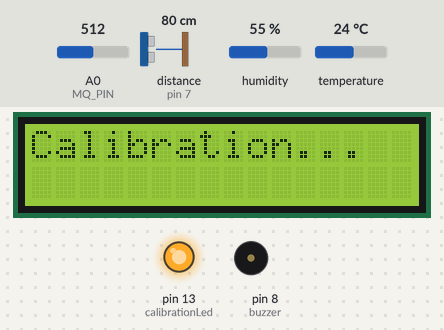
Recording of a sketch running on a simulated Arduino Uno, built with avr-gcc and run on an emulated ATmega328P. On the bench: 16×2 character LCD, output pins drawn as LEDs (lit = HIGH), buzzer (waves = sounding, pin HIGH). The inputs (shaded band) are chosen by the test bench; at power-on: A0 (MQ_PIN) = 512, distance to the obstacle (sensor on pin 7) 80 cm, humidity 55 %, temperature 24 °C. The echo pulse lasts 58.3 µs per cm; WiFi joins after 1.5 s; servers stay silent unless stated; pins used as bus, display or sensor lines are not drawn; what the sketch prints to the serial monitor is not drawn.

Above: at 1.9 s.
At 26.9 s:
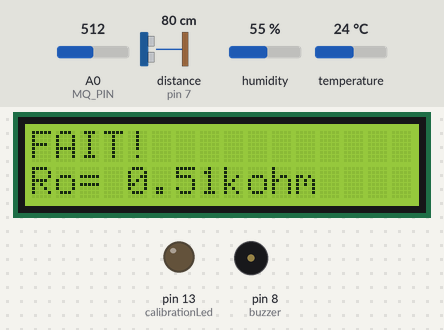
At 33.8 s:
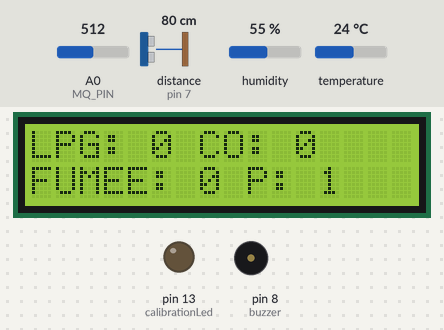
At 128.8 s:
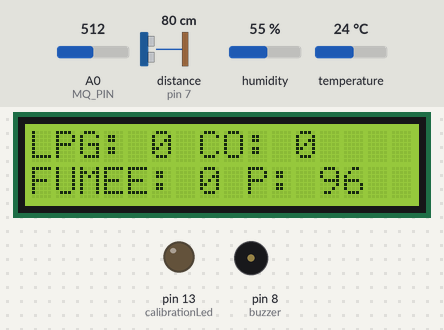
Timing chart, 0 to 130.0 s (numbered marks = the images above):
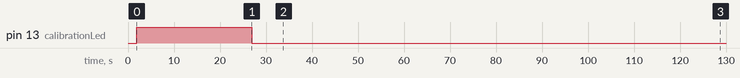

Measured:
- what the display in image 0 shows lasts 25.0 s, from 1.9 s to 26.9 s
- what the display in image 1 shows lasts 6.8 s, from 26.9 s to 33.7 s
- what the display in image 2 shows lasts 0.9 s, from 33.8 s to 34.7 s

The sketch:

detecteur.ino
```cpp
#include <LiquidCrystal.h>
#include <SoftwareSerial.h>
#include <BlynkSimpleStream.h>
LiquidCrystal lcd(12, 11, 5, 4, 3 ,2 );
SoftwareSerial DebugSerial(2, 3); // RX, TX
#define BLYNK_PRINT DebugSerial
#define trigPin1 6
#define echoPin1 7
#include <dht11.h>
#define DHT11PIN 9

const int calibrationLed = 13;
const int MQ_PIN=A0;
int buzzer = 8 ;
int RL_VALUE=5;
float RO_CLEAN_AIR_FACTOR=9.83;
int CALIBARAION_SAMPLE_TIMES=50;
int CALIBRATION_SAMPLE_INTERVAL=500;
int READ_SAMPLE_INTERVAL=50;
int READ_SAMPLE_TIMES=5;
#define         GAS_LPG             0
#define         GAS_CO              1
#define         GAS_SMOKE           2
float           LPGCurve[3]  =  {2.3,0.21,-0.47};
float           COCurve[3]  =  {2.3,0.72,-0.34};
float           SmokeCurve[3] ={2.3,0.53,-0.44};
float           Ro           =  10;
dht11 DHT11;

int visitor = 0; // de base il y a personne dans notre magasin et visitor ne peut prendre une valeur negative


char auth[] = "7846605ad72f4f55a69ccb16093086ce";


//***********************************************************************


BlynkTimer timer;

        void myTimerEvent()
        {
              long iPPM_LPG = 0;
              long iPPM_CO = 0;
              long iPPM_Smoke = 0;

              Serial.println();
              Serial.println();
              Serial.println();
              Serial.println();
              Serial.println("****************myTimerEvent****************");
              Serial.println();
              iPPM_LPG = MQGetGasPercentage(MQRead(MQ_PIN)/Ro,GAS_LPG);
              iPPM_CO = MQGetGasPercentage(MQRead(MQ_PIN)/Ro,GAS_CO);
              iPPM_Smoke = MQGetGasPercentage(MQRead(MQ_PIN)/Ro,GAS_SMOKE);


               //AFFICHAGE SUR L'APPLICATION
               //Blynk.virtualWrite(V2, iPPM_CO);
               //Blynk.virtualWrite(V3, iPPM_LPG);
               //Blynk.virtualWrite(V5, iPPM_Smoke);


              if (iPPM_LPG > 10 or iPPM_CO > 10 or iPPM_Smoke > 10 )
              { Serial.println("  A L E R T ! ! ! ! ! ! ");
                digitalWrite  (buzzer, HIGH);

                //    Email Et NOTIFICATION
                 Blynk.email("hattabimahmoud@gmail.com", "Alerte Feu", "appel d'urgence Feu detecté chez vous !!");
                 Blynk.notify("Alerte Feu");

                 // Affichage sur l'app
                 //Blynk.virtualWrite(V0, "Fumée detectée");
                 //Blynk.virtualWrite(V1, "Alarme");
                }
              else
              { digitalWrite(buzzer, LOW);
                Serial.println("Tout est NORMALE :) ");
              }

              // PARTIE DE COMPTAGE
              long duration1, distance1; // ici on dÃ©fini deux variables qui correspondent a la distance de l'obstacle
              digitalWrite(trigPin1, HIGH);
              delayMicroseconds(2); // test
              digitalWrite(trigPin1, HIGH);
              delayMicroseconds(10);
              digitalWrite(trigPin1, LOW);
              delayMicroseconds(10); // test
              digitalWrite(trigPin1, LOW);
              duration1 = pulseIn(echoPin1, HIGH);
              distance1 = duration1 / 58;
              // Serial.print("Capteur 1: ");
              // Serial.println(distance1); // si besoin pour deboguer
              if(distance1 < 1000 ) {
              visitor = visitor+1; // ALORS on ajoute +1 a la variable visitor
              }
              else {
              visitor = visitor-1; // ALORS on enleve -1 a la variable visitor
              }
              Serial.print("Nombre de personnes : ");
              Serial.println(visitor);
              //Serial.println(distance1);

              //  Partie AFFICHAGE sur la LCD
              lcd.clear();
              lcd.setCursor( 0 , 0 );
              lcd.print("LPG: ");
              lcd.print(iPPM_LPG);
              Serial.println("**************** LPG ****************");
              Serial.println(iPPM_LPG);
              lcd.print(" CO: ");
              lcd.print(iPPM_CO);
              Serial.println("**************** CO ****************");
              Serial.println(iPPM_CO);
              lcd.setCursor( 0,1 );
              lcd.print("FUMEE: ");
              lcd.print(iPPM_Smoke);
              //lcd.print(" ppm");
              Serial.println("**************** SMOKE ****************");
              Serial.println(iPPM_Smoke);
              lcd.print(" P: ");
              lcd.print(visitor);

              // Partie capteur humidité et temperature
              DHT11.read(DHT11PIN);
              Serial.print("Humidité (%):");
              Serial.print((float)DHT11.humidity, 2);
              Serial.print("\t");
              Serial.print("Température (°C): ");
              Serial.println((float)DHT11.temperature, 2);

         }


void setup()
{
        /*******************************/

        // Debug console
        DebugSerial.begin(9600);

        // Blynk will work through Serial
        // Do not read or write this serial manually in your sketch
        Serial.begin(9600);
        Blynk.begin(Serial, auth);

        //  COMPTEUR DE PERSONNE
        pinMode(trigPin1, OUTPUT);
        pinMode(echoPin1, INPUT);

        //  L'affichage LCD
        lcd.begin(16,2);
        pinMode(calibrationLed,OUTPUT);
        pinMode(buzzer, OUTPUT) ;
        digitalWrite(calibrationLed,HIGH);
        lcd.print("Calibration...");
        Ro = MQCalibration(MQ_PIN);
        digitalWrite(calibrationLed,LOW);
        lcd.clear();
        lcd.print("FAIT!");
        lcd.setCursor(0,1);
        lcd.print("Ro= ");
        lcd.print(Ro);
        lcd.print("kohm");
        Serial.println("calibrage fait");
        timer.setInterval(1000L, myTimerEvent);
        delay(6000);

}


void loop()
{
    //j'execute le blynk et le timer
    Blynk.run();
    timer.run();

}

float MQResistanceCalculation(int raw_adc)
{  return ( ((float)RL_VALUE*(1023-raw_adc)/raw_adc));}


long MQGetGasPercentage(float rs_ro_ratio, int gas_id)
{
  if ( gas_id == GAS_LPG ) {
     return MQGetPercentage(rs_ro_ratio,LPGCurve);
  } else if ( gas_id == GAS_CO ) {
     return MQGetPercentage(rs_ro_ratio,COCurve);
  } else if ( gas_id == GAS_SMOKE ) {
     return MQGetPercentage(rs_ro_ratio,SmokeCurve);
  }

  return 0;
}

float MQCalibration(int mq_pin)
{
  int i;
  float val=0;

  for (i=0;i<CALIBARAION_SAMPLE_TIMES;i++) {            //prendre plusieurs échantillons
    val += MQResistanceCalculation(analogRead(mq_pin));
    delay(CALIBRATION_SAMPLE_INTERVAL);
  }
  val = val/CALIBARAION_SAMPLE_TIMES;                   //calculer la valeur moyenne
  val = val/RO_CLEAN_AIR_FACTOR;                        //divisé par RO_CLEAN_AIR_FACTOR donne le Ro
  return val;                                           //selon le tableau dans la fiche technique

}


float MQRead(int mq_pin)
{
  int i;
  float rs=0;

  for (i=0;i<READ_SAMPLE_TIMES;i++) {
    rs += MQResistanceCalculation(analogRead(mq_pin));
    delay(READ_SAMPLE_INTERVAL);
  }

  rs = rs/READ_SAMPLE_TIMES;

  return rs;
}

long  MQGetPercentage(float rs_ro_ratio, float *pcurve)
{
  return (pow(10,( ((log(rs_ro_ratio)-pcurve[1])/pcurve[2]) + pcurve[0])));
}
```
